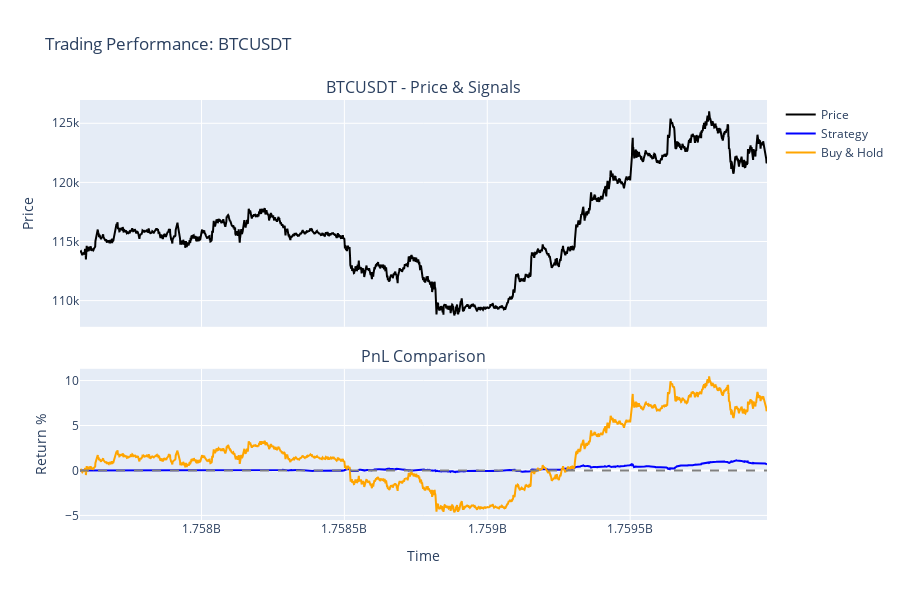

Notebook code cell kept with this figure:
### Code cell
# Generate predictions using the trained RL model

print("🎯 Generating RL Trading Signals...")
print("=" * 50)

rl_predictor = RLPredictor(model_dir='models/rl_demo')

symbol = 'BTCUSDT'
dfs = loader.load_data(symbol)
# Get the primary timeframe for feature engineering
features_df = dfs['15m']

# Load the trained model and generate predictions

# Calculate minimum data needed for meaningful predictions
window_size = 672  # Your RL model window size
desired_predictions = 2000
min_candles_needed = window_size + desired_predictions
actual_candles = min(len(features_df), min_candles_needed)
limited_features_df = features_df.tail(actual_candles)

print(f"📊 Data Configuration:")
print(f"   • Window size: {window_size}")
print(f"   • Input candles: {len(limited_features_df):,}")
print(f"   • Expected predictions: ~{len(limited_features_df) - window_size + 1:,}")

# ✅ Generate predictions with environment trading logic
result_df = rl_predictor.generate_predictions(limited_features_df)

print(f"\n🔍 Result DataFrame shape: {result_df.shape}")
print(f"📊 Available columns: {list(result_df.columns)}")

# ✅ NEW: Use the REAL RL actions from environment
rl_actions = result_df['rl_action'].to_numpy(dtype=np.float64)

# ✅ NEW: Use the REAL portfolio values from environment
portfolio_values = result_df['portfolio_value'].to_numpy(dtype=np.float64)
pnl_values = result_df['pnl'].to_numpy(dtype=np.float64)

print(f"\n💰 Environment Trading Results:")
print(f"   • RL Actions range: [{rl_actions.min():.3f}, {rl_actions.max():.3f}]")
print(f"   • Portfolio range: [${portfolio_values.min():,.2f}, ${portfolio_values.max():,.2f}]")
print(f"   • PnL range: [${pnl_values.min():+,.2f}, ${pnl_values.max():+,.2f}]")

# Calculate window size and pad RL actions to match original data length
missing_count = len(limited_features_df) - len(rl_actions)

# Pad RL actions at beginning with NaN for window period
padded_rl_actions = np.concatenate([
    np.full(missing_count, np.nan, dtype=np.float64),
    rl_actions
])

# ✅ Pad portfolio values to match data length
padded_portfolio_values = np.concatenate([
    np.full(missing_count, 1000000.0, dtype=np.float64),  # Initial value for window period
    portfolio_values
])

# ✅ Use ENVIRONMENT's exact thresholds and actual portfolio values
print(f"\n📈 Creating visualization using ENVIRONMENT's actual data...")

# 🧪 TEST: Use extreme thresholds to verify environment setup (should get ALL HOLD)
env_buy_threshold = 1.0   # TEST: Extreme threshold - should get 0 BUY signals
env_sell_threshold = -1.0  # TEST: Extreme threshold - should get 0 SELL signals
environment_initial_balance = 1000000.0

print(f"🧪 TESTING with extreme thresholds (should get ALL HOLD signals):")
print(f"   • BUY threshold: {env_buy_threshold} (extreme - should get 0 BUY)")
print(f"   • SELL threshold: {env_sell_threshold} (extreme - should get 0 SELL)")
print(f"   • Expected: ALL HOLD signals in visualization")
print(f"   • Purpose: Verify environment's portfolio values are used correctly")

# Simple trading visualization using the environment's REAL results
from src.reporting.model_testing_report import simple_trading_chart

# ✅ TEST: Use environment's actual portfolio values with extreme thresholds
results = simple_trading_chart(
    limited_features_df,
    padded_rl_actions,
    symbol,
    initial_cash=environment_initial_balance,
    commission=0.001,  # Match environment commission
    buy_threshold=env_buy_threshold,      # EXTREME: 1.0 (should get 0 BUY)
    sell_threshold=env_sell_threshold,    # EXTREME: -1.0 (should get 0 SELL)
    portfolio_values=padded_portfolio_values  # ENVIRONMENT's actual values
)

print(f"\n🔍 Environment vs Visualization Comparison:")
print(f"   • Environment Final PnL: ${result_df['pnl'].iloc[-1]:+,.2f}")
print(f"   • Environment Total Return: {result_df['pnl_pct'].iloc[-1]:+.2f}%")
print(f"   • Environment Final Portfolio: ${result_df['portfolio_value'].iloc[-1]:,.2f}")
print(f"   • Visualization Final Value: ${results['final_value']:,.2f}")
print(f"   • Visualization Return: {results['final_return_pct']:+.2f}%")

# ✅ TEST: Check if environment portfolio values are properly used
pnl_diff = abs(result_df['portfolio_value'].iloc[-1] - results['final_value'])
return_diff = abs(result_df['pnl_pct'].iloc[-1] - results['final_return_pct'])

print(f"\n🧪 ENVIRONMENT SETUP TEST:")
if pnl_diff < 1.0 and return_diff < 0.01:
    print(f"✅ SUCCESS: Environment portfolio values are correctly used in visualization!")
    print(f"   • Difference: ${pnl_diff:.2f} (should be ~$0)")
else:
    print(f"❌ PROBLEM: Environment portfolio values NOT properly used!")
    print(f"   • PnL diff: ${pnl_diff:.2f}")
    print(f"   • Return diff: {return_diff:.2f}%")
    print(f"   • Issue: Visualization is still calculating its own portfolio values")

# ✅ Additional debugging: Show actual trading activity
print(f"\n📊 Detailed Trading Analysis:")
print(f"   • Environment Buy Signals: {(result_df['action'] == 1).sum():,}")
print(f"   • Environment Sell Signals: {(result_df['action'] == -1).sum():,}")
print(f"   • Environment Hold Signals: {(result_df['action'] == 0).sum():,}")
print(f"   • Environment Trades: {(result_df['step_pnl'] != 0).sum():,}")
print(f"   • Non-zero PnL Steps: {(result_df['step_pnl'].abs() > 0.001).sum():,}")

print(f"\n✅ Trading Analysis Complete!")

### Figure 1 — Plotly figure (JSON) as saved in the notebook; plotly's stock layout.template omitted (floating-point values rounded to 4 significant figures; data arrays with more than 128 entries replaced by an {"elided": "..."} marker saying what was removed)
{"data": [{"line": {"color": "black"}, "mode": "lines", "name": "Price", "type": "scatter", "x": {"elided": "2672 int values"}, "xaxis": "x", "y": {"elided": "2672 float values"}, "yaxis": "y"}, {"line": {"color": "blue"}, "mode": "lines", "name": "Strategy", "type": "scatter", "x": {"elided": "2672 int values"}, "xaxis": "x2", "y": {"elided": "2672 float values"}, "yaxis": "y2"}, {"line": {"color": "orange"}, "mode": "lines", "name": "Buy & Hold", "type": "scatter", "x": {"elided": "2672 int values"}, "xaxis": "x2", "y": {"elided": "2672 float values"}, "yaxis": "y2"}], "layout": {"annotations": [{"font": {"size": 16}, "showarrow": false, "text": "BTCUSDT - Price & Signals", "x": 0.5, "xanchor": "center", "xref": "paper", "y": 1, "yanchor": "bottom", "yref": "paper"}, {"font": {"size": 16}, "showarrow": false, "text": "PnL Comparison", "x": 0.5, "xanchor": "center", "xref": "paper", "y": 0.36, "yanchor": "bottom", "yref": "paper"}], "height": 600, "hovermode": "x unified", "shapes": [{"line": {"color": "gray", "dash": "dash"}, "type": "line", "x0": 0, "x1": 1, "xref": "x2 domain", "y0": 0, "y1": 0, "yref": "y2"}], "showlegend": true, "title": {"text": "Trading Performance: BTCUSDT"}, "xaxis": {"anchor": "y", "domain": [0, 1], "matches": "x2", "showticklabels": false}, "xaxis2": {"anchor": "y2", "domain": [0, 1], "title": {"text": "Time"}}, "yaxis": {"anchor": "x", "domain": [0.46, 1], "title": {"text": "Price"}}, "yaxis2": {"anchor": "x2", "domain": [0, 0.36], "title": {"text": "Return %"}}}}
